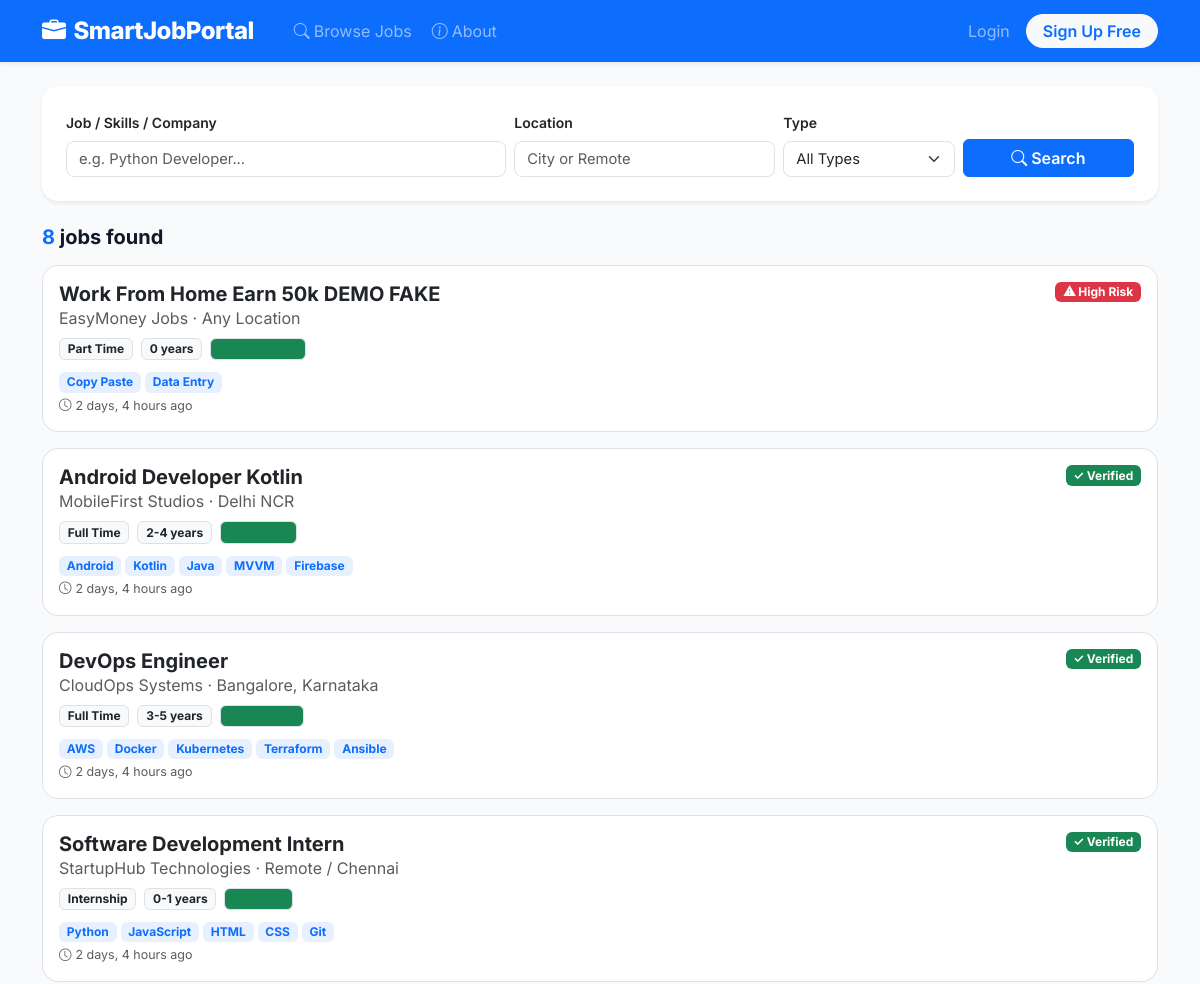
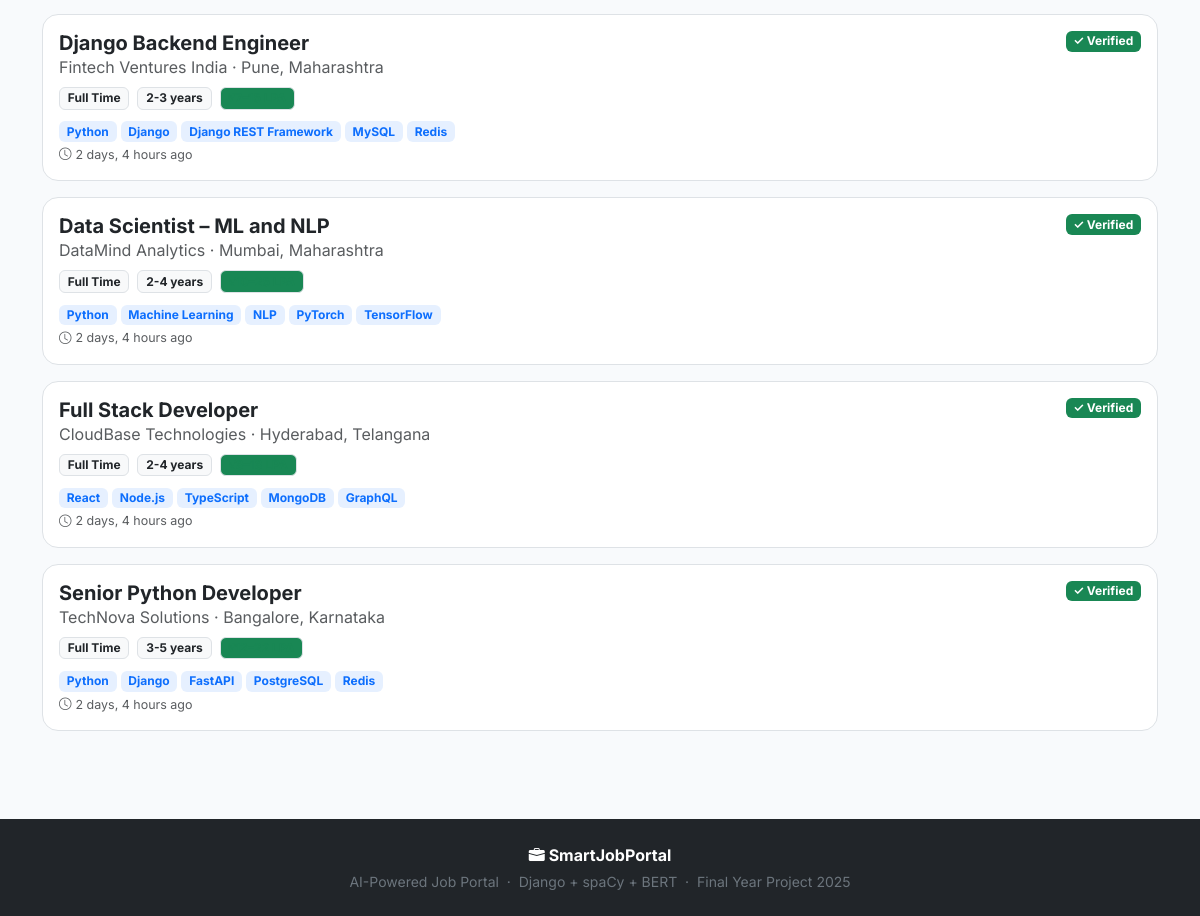
Screenshot of /jobs/ with the database file from the repository (2 pictures, top to bottom).
### jobportal/models.py (models this page shows, shortened)
class Job(models.Model):
    EMPLOYMENT_TYPES = [
        ('full_time','Full Time'), ('part_time','Part Time'),
        ('internship','Internship'), ('contract','Contract'), ('remote','Remote'),
    ]
    title               = models.CharField(max_length=200)
    company             = models.CharField(max_length=200)
    company_email       = models.EmailField()
    company_website     = models.URLField(blank=True)
    location            = models.CharField(max_length=100)
    employment_type     = models.CharField(max_length=20, choices=EMPLOYMENT_TYPES, default='full_time')
    description         = models.TextField()
    requirements        = models.TextField(blank=True)
    skills_required     = models.TextField()
    experience_required = models.CharField(max_length=50, default='0-1 years')
    salary_min          = models.PositiveIntegerField(default=0)
    salary_max          = models.PositiveIntegerField(default=0)
    posted_by           = models.ForeignKey(User, on_delete=models.CASCADE, related_name='posted_jobs')
    is_active           = models.BooleanField(default=True)
    posted_at           = models.DateTimeField(auto_now_add=True)
    deadline            = models.DateField(null=True, blank=True)
    fake_probability    = models.FloatField(default=0.0)
    fake_reasons        = models.TextField(blank=True)
    class Meta:
        ordering = ['-posted_at']
    def skills_list(self):
        return [s.strip() for s in self.skills_required.split(',') if s.strip()]

### jobportal/views.py (the view)
# urls.py: path('jobs/',                          views.job_list,        name='job_list'),
def job_list(request):
    jobs  = Job.objects.filter(is_active=True)
    query = request.GET.get('q','')
    loc   = request.GET.get('location','')
    jtype = request.GET.get('type','')
    if query:
        jobs = jobs.filter(Q(title__icontains=query)|Q(company__icontains=query)|
                           Q(skills_required__icontains=query)|Q(description__icontains=query))
    if loc:   jobs = jobs.filter(location__icontains=loc)
    if jtype: jobs = jobs.filter(employment_type=jtype)
    applied_ids = []
    if request.user.is_authenticated:
        applied_ids = list(Application.objects.filter(
            applicant=request.user).values_list('job_id',flat=True))
    return render(request, 'jobportal/job_list.html', {
        'jobs':jobs,'applied_job_ids':applied_ids,
        'query':query,'location':loc,'job_type':jtype,'total':jobs.count(),
    })

### templates/jobportal/job_list.html (shortened to what this page needs)
{% extends 'base.html' %}{% block title %}Browse Jobs – SmartJobPortal{% endblock %}
{% block content %}
<div class="container py-4">
  <div class="card border-0 shadow-sm rounded-4 p-4 mb-4">
    <form method="GET" class="row g-2 align-items-end">
      <div class="col-md-5"><label class="form-label fw-600 small">Job / Skills / Company</label><input type="text" name="q" class="form-control" value="{{ query }}" placeholder="e.g. Python Developer..."></div>
      <div class="col-md-3"><label class="form-label fw-600 small">Location</label><input type="text" name="location" class="form-control" value="{{ location }}" placeholder="City or Remote"></div>
      <div class="col-md-2"><label class="form-label fw-600 small">Type</label>
        <select name="type" class="form-select"><option value="">All Types</option>
        </select></div>
      <div class="col-md-2"><button type="submit" class="btn btn-primary w-100"><i class="bi bi-search me-1"></i>Search</button></div>
    </form>
  </div>
  <div class="d-flex justify-content-between align-items-center mb-3">
    <h5 class="fw-700 mb-0"><span class="text-primary">{{ total }}</span> job{{ total|pluralize }} found</h5>
  </div>
  {% for job in jobs %}
  <a href="{% url 'job_detail' job.id %}" class="text-decoration-none">
    <div class="card border rounded-4 p-3 mb-3 " style="transition:all .2s" onmouseover="this.style.borderColor='#1a56db'" onmouseout="this.style.borderColor=''">
      <div class="d-flex justify-content-between flex-wrap gap-2">
        <div><h5 class="fw-700 text-dark mb-0">{{ job.title }}</h5><span class="text-muted">{{ job.company }} · {{ job.location }}</span></div>
        <div class="d-flex gap-2 align-items-start flex-wrap">
          {% if job.fake_probability >= 60 %}<span class="badge bg-danger">⚠ High Risk</span>
          {% elif job.fake_probability >= 30 %}<span class="badge bg-warning text-dark">⚠ Verify</span>
          {% else %}<span class="badge bg-success">✓ Verified</span>{% endif %}
        </div>
      </div>
      <div class="d-flex flex-wrap gap-2 mt-2">
        <span class="badge bg-light text-dark border">{{ job.get_employment_type_display }}</span>
        <span class="badge bg-light text-dark border">{{ job.experience_required }}</span>
        {% if job.salary_max %}<span class="badge bg-success bg-opacity-15 text-success border">₹{{ job.salary_min }}–{{ job.salary_max }} LPA</span>{% endif %}
      </div>
      <div class="mt-2">{% for s in job.skills_list|slice:":5" %}<span class="badge bg-primary bg-opacity-10 text-primary me-1">{{ s }}</span>{% endfor %}</div>
      <div class="text-muted mt-1" style="font-size:.78rem"><i class="bi bi-clock me-1"></i>{{ job.posted_at|timesince }} ago</div>
    </div>
  </a>
  {% empty %}
  <div class="text-center py-5"><div class="display-3 text-muted opacity-25 mb-3">🔍</div><h4 class="text-muted">No jobs found</h4><a href="{% url 'job_list' %}" class="btn btn-outline-primary rounded-3 mt-2">Clear Filters</a></div>
  {% endfor %}
</div>
{% endblock %}

### static/css/main.css (style rules this page uses)
body { font-family: 'Inter', sans-serif; background: #f8fafc; color: #111827; }
.fw-600 { font-weight: 600 !important; }
.fw-700 { font-weight: 700 !important; }
.form-control, .form-select { border-radius: 8px; font-size: .92rem; }
.btn { font-weight: 600; }

### rows the page displays
Job: title "Work From Home Earn 50k DEMO FAKE", company "EasyMoney Jobs", location "Any Location", fake_probability "⚠ High Risk", employment_type "Part Time", experience_required "0 years", skills_list "Copy Paste" "Data Entry", posted_at "2 days, 4 hours"
Job: title "Android Developer Kotlin", company "MobileFirst Studios", location "Delhi NCR", fake_probability "✓ Verified", employment_type "Full Time", experience_required "2-4 years", skills_list "Android" "Kotlin" "Java" "MVVM" "Firebase", posted_at "2 days, 4 hours"
Job: title "DevOps Engineer", company "CloudOps Systems", location "Bangalore, Karnataka", fake_probability "✓ Verified", employment_type "Full Time", experience_required "3-5 years", skills_list "AWS" "Docker" "Kubernetes" "Terraform" "Ansible", posted_at "2 days, 4 hours"
Job: title "Software Development Intern", company "StartupHub Technologies", location "Remote / Chennai", fake_probability "✓ Verified", employment_type "Internship", experience_required "0-1 years", skills_list "Python" "JavaScript" "HTML" "CSS" "Git", posted_at "2 days, 4 hours"
Job: title "Django Backend Engineer", company "Fintech Ventures India", location "Pune, Maharashtra", fake_probability "✓ Verified", employment_type "Full Time", experience_required "2-3 years", skills_list "Python" "Django" "Django REST Framework" "MySQL" "Redis", posted_at "2 days, 4 hours"
Job: title "Data Scientist – ML and NLP", company "DataMind Analytics", location "Mumbai, Maharashtra", fake_probability "✓ Verified", employment_type "Full Time", experience_required "2-4 years", skills_list "Python" "Machine Learning" "NLP" "PyTorch" "TensorFlow", posted_at "2 days, 4 hours"
Job: title "Full Stack Developer", company "CloudBase Technologies", location "Hyderabad, Telangana", fake_probability "✓ Verified", employment_type "Full Time", experience_required "2-4 years", skills_list "React" "Node.js" "TypeScript" "MongoDB" "GraphQL", posted_at "2 days, 4 hours"
Job: title "Senior Python Developer", company "TechNova Solutions", location "Bangalore, Karnataka", fake_probability "✓ Verified", employment_type "Full Time", experience_required "3-5 years", skills_list "Python" "Django" "FastAPI" "PostgreSQL" "Redis", posted_at "2 days, 4 hours"

### other values shown
{{ total }} "8"
